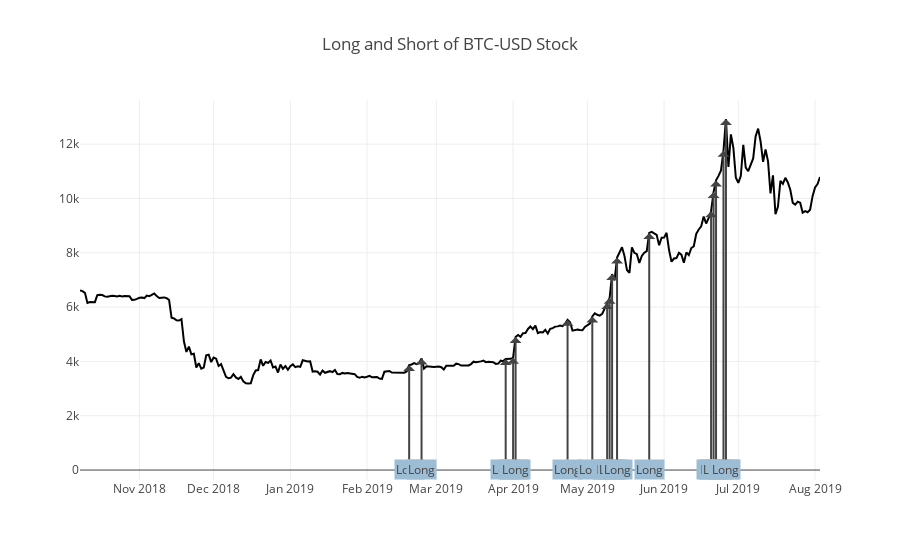

Write notebook code for a chart like this one.
### Markdown cell above
### View Data
Let's compare the signals you generated against the close prices. This chart will show a lot of signals. Too many in fact. We'll talk about filtering the redundant signals in the next problem.

### Code cell
signal = get_long_short(close, lookback_high, lookback_low)
project_helper.plot_signal(
    close[apple_ticker],
    signal[apple_ticker],
    'Long and Short of {} Stock'.format(apple_ticker))

### Figure 1 — Plotly figure (JSON) as saved in the notebook; plotly's stock layout.template omitted (floating-point values rounded to 4 significant figures; data arrays with more than 128 entries replaced by an {"elided": "..."} marker saying what was removed)
{"data": [{"line": {"color": "black"}, "name": "Index", "type": "scatter", "x": {"elided": "300 str values"}, "y": {"elided": "300 float values"}}], "layout": {"annotations": [{"ax": 0, "ay": 20, "ayref": "y", "bgcolor": "#9dbdd5", "text": "Long", "x": "2019-02-18", "y": 3867}, {"ax": 0, "ay": 20, "ayref": "y", "bgcolor": "#9dbdd5", "text": "Long", "x": "2019-02-23", "y": 4110}, {"ax": 0, "ay": 20, "ayref": "y", "bgcolor": "#9dbdd5", "text": "Long", "x": "2019-03-29", "y": 4091.0}, {"ax": 0, "ay": 20, "ayref": "y", "bgcolor": "#9dbdd5", "text": "Long", "x": "2019-04-01", "y": 4137}, {"ax": 0, "ay": 20, "ayref": "y", "bgcolor": "#9dbdd5", "text": "Long", "x": "2019-04-02", "y": 4902.0}, {"ax": 0, "ay": 20, "ayref": "y", "bgcolor": "#9dbdd5", "text": "Long", "x": "2019-04-23", "y": 5533.0}, {"ax": 0, "ay": 20, "ayref": "y", "bgcolor": "#9dbdd5", "text": "Long", "x": "2019-05-03", "y": 5657.0}, {"ax": 0, "ay": 20, "ayref": "y", "bgcolor": "#9dbdd5", "text": "Long", "x": "2019-05-09", "y": 6153.0}, {"ax": 0, "ay": 20, "ayref": "y", "bgcolor": "#9dbdd5", "text": "Long", "x": "2019-05-10", "y": 6343.0}, {"ax": 0, "ay": 20, "ayref": "y", "bgcolor": "#9dbdd5", "text": "Long", "x": "2019-05-11", "y": 7220.0}, {"ax": 0, "ay": 20, "ayref": "y", "bgcolor": "#9dbdd5", "text": "Long", "x": "2019-05-13", "y": 7825.0}, {"ax": 0, "ay": 20, "ayref": "y", "bgcolor": "#9dbdd5", "text": "Long", "x": "2019-05-26", "y": 8732.0}, {"ax": 0, "ay": 20, "ayref": "y", "bgcolor": "#9dbdd5", "text": "Long", "x": "2019-06-20", "y": 9531.0}, {"ax": 0, "ay": 20, "ayref": "y", "bgcolor": "#9dbdd5", "text": "Long", "x": "2019-06-21", "y": 10240.0}, {"ax": 0, "ay": 20, "ayref": "y", "bgcolor": "#9dbdd5", "text": "Long", "x": "2019-06-22", "y": 10670.0}, {"ax": 0, "ay": 20, "ayref": "y", "bgcolor": "#9dbdd5", "text": "Long", "x": "2019-06-25", "y": 11760.0}, {"ax": 0, "ay": 20, "ayref": "y", "bgcolor": "#9dbdd5", "text": "Long", "x": "2019-06-26", "y": 12930.0}], "title": "Long and Short of BTC-USD Stock"}}
